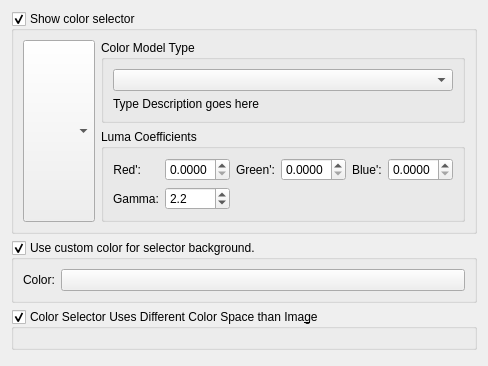
     <widget class="QWidget" name="tab_typeshape">
      <attribute name="title">
       <string>Color Selector</string>
      </attribute>
      <layout class="QVBoxLayout" name="verticalLayout_4">
       <item>
        <widget class="QGroupBox" name="chkShowColorSelector">
         <property name="title">
          <string>Show color selector</string>
         </property>
         <property name="checkable">
          <bool>true</bool>
         </property>
         <layout class="QHBoxLayout" name="horizontalLayout_13">
          <item>
           <layout class="QHBoxLayout" name="horizontalLayout_6">
            <item>
             <widget class="KisColorSelectorComboBox" name="colorSelectorConfiguration">
              <property name="sizePolicy">
               <sizepolicy hsizetype="Fixed" vsizetype="Preferred">
                <horstretch>0</horstretch>
                <verstretch>0</verstretch>
               </sizepolicy>
              </property>
             </widget>
            </item>
            <item>
             <layout class="QVBoxLayout" name="verticalLayout_2">
              <property name="spacing">
               <number>6</number>
              </property>
              <item>
               <widget class="QGroupBox" name="groupBox_5">
                <property name="title">
                 <string>Color Model Type</string>
                </property>
                <layout class="QVBoxLayout" name="verticalLayout_8">
                 <item>
                  <widget class="QComboBox" name="colorSelectorTypeComboBox">
                   <property name="sizePolicy">
                    <sizepolicy hsizetype="Minimum" vsizetype="Fixed">
                     <horstretch>0</horstretch>
                     <verstretch>0</verstretch>
                    </sizepolicy>
                   </property>
                  </widget>
                 </item>
                 <item>
                  <widget class="QLabel" name="ACSTypeDescriptionLabel">
                   <property name="sizePolicy">
                    <sizepolicy hsizetype="Preferred" vsizetype="Preferred">
                     <horstretch>0</horstretch>
                     <verstretch>0</verstretch>
                    </sizepolicy>
                   </property>
                   <property name="text">
                    <string notr="true">Type Description goes here</string>
                   </property>
                   <property name="alignment">
                    <set>Qt::AlignLeading|Qt::AlignLeft|Qt::AlignTop</set>
                   </property>
                   <property name="wordWrap">
                    <bool>true</bool>
                   </property>
                  </widget>
                 </item>
                </layout>
               </widget>
              </item>
              <item>
               <widget class="QGroupBox" name="lumaCoefficientGroupbox">
                <property name="sizePolicy">
                 <sizepolicy hsizetype="Preferred" vsizetype="Fixed">
                  <horstretch>0</horstretch>
                  <verstretch>0</verstretch>
                 </sizepolicy>
                </property>
                <property name="title">
                 <string>Luma Coefficients</string>
                </property>
                <layout class="QHBoxLayout" name="horizontalLayout_15">
                 <item>
                  <layout class="QGridLayout" name="gridLayout_5">
                   <property name="leftMargin">
                    <number>0</number>
                   </property>
                   <property name="rightMargin">
                    <number>0</number>
                   </property>
                   <property name="verticalSpacing">
                    <number>6</number>
                   </property>
                   <item row="0" column="0">
                    <widget class="QLabel" name="redlabel">
                     <property name="sizePolicy">
                      <sizepolicy hsizetype="Fixed" vsizetype="Preferred">
                       <horstretch>0</horstretch>
                       <verstretch>0</verstretch>
                      </sizepolicy>
                     </property>
                     <property name="text">
                      <string>Red':</string>
                     </property>
                     <property name="alignment">
                      <set>Qt::AlignRight|Qt::AlignTrailing|Qt::AlignVCenter</set>
                     </property>
                    </widget>
                   </item>
                   <item row="0" column="3">
                    <widget class="KisDoubleParseSpinBox" name="l_lumaG">
                     <property name="sizePolicy">
                      <sizepolicy hsizetype="Fixed" vsizetype="Minimum">
                       <horstretch>0</horstretch>
                       <verstretch>0</verstretch>
                      </sizepolicy>
                     </property>
                     <property name="minimumSize">
                      <size>
                       <width>50</width>
                       <height>0</height>
                      </size>
                     </property>
                     <property name="decimals">
                      <number>4</number>
                     </property>
                    </widget>
                   </item>
                   <item row="0" column="2">
                    <widget class="QLabel" name="greenlabel">
                     <property name="sizePolicy">
                      <sizepolicy hsizetype="Fixed" vsizetype="Preferred">
                       <horstretch>0</horstretch>
                       <verstretch>0</verstretch>
                      </sizepolicy>
                     </property>
                     <property name="text">
                      <string>Green':</string>
                     </property>
                    </widget>
                   </item>
                   <item row="0" column="4">
                    <widget class="QLabel" name="bluelabel">
                     <property name="sizePolicy">
                      <sizepolicy hsizetype="Fixed" vsizetype="Preferred">
                       <horstretch>0</horstretch>
                       <verstretch>0</verstretch>
                      </sizepolicy>
                     </property>
                     <property name="text">
                      <string>Blue':</string>
                     </property>
                    </widget>
                   </item>
                   <item row="0" column="1">
                    <widget class="KisDoubleParseSpinBox" name="l_lumaR">
                     <property name="sizePolicy">
                      <sizepolicy hsizetype="Fixed" vsizetype="Minimum">
                       <horstretch>0</horstretch>
                       <verstretch>0</verstretch>
                      </sizepolicy>
                     </property>
                     <property name="minimumSize">
                      <size>
                       <width>50</width>
                       <height>0</height>
                      </size>
                     </property>
                     <property name="decimals">
                      <number>4</number>
                     </property>
                    </widget>
                   </item>
                   <item row="0" column="5">
                    <widget class="KisDoubleParseSpinBox" name="l_lumaB">
                     <property name="sizePolicy">
                      <sizepolicy hsizetype="Fixed" vsizetype="Minimum">
                       <horstretch>0</horstretch>
                       <verstretch>0</verstretch>
                      </sizepolicy>
                     </property>
                     <property name="minimumSize">
                      <size>
                       <width>50</width>
                       <height>0</height>
                      </size>
                     </property>
                     <property name="decimals">
                      <number>4</number>
                     </property>
                    </widget>
                   </item>
                   <item row="1" column="1">
                    <widget class="KisDoubleParseSpinBox" name="SP_Gamma">
                     <property name="toolTip">
                      <string>&lt;html&gt;&lt;head/&gt;&lt;body&gt;&lt;p&gt;This sets the gamma value that the linearised HSY Luminosity is crunched with. 1 makes the selector fully linear, 2.2 is a practical default value.&lt;/p&gt;&lt;/body&gt;&lt;/html&gt;</string>
                     </property>
                     <property name="decimals">
                      <number>1</number>
                     </property>
                     <property name="minimum">
                      <double>-3.000000000000000</double>
                     </property>
                     <property name="maximum">
                      <double>3.000000000000000</double>
                     </property>
                     <property name="singleStep">
                      <double>0.100000000000000</double>
                     </property>
                     <property name="value">
                      <double>2.200000000000000</double>
                     </property>
                    </widget>
                   </item>
                   <item row="1" column="0">
                    <widget class="QLabel" name="gamma_label">
                     <property name="text">
                      <string>Gamma:</string>
                     </property>
                    </widget>
                   </item>
                  </layout>
                 </item>
                </layout>
               </widget>
              </item>
             </layout>
            </item>
           </layout>
          </item>
         </layout>
        </widget>
       </item>
       <item>
        <widget class="QGroupBox" name="useCustomColorForBackground">
         <property name="title">
          <string>Use custom color for selector background.</string>
         </property>
         <property name="checkable">
          <bool>true</bool>
         </property>
         <layout class="QFormLayout" name="formLayout_9">
          <item row="0" column="0">
           <widget class="QLabel" name="label_20">
            <property name="text">
             <string>Color:</string>
            </property>
           </widget>
          </item>
          <item row="0" column="1">
           <widget class="KisColorButton" name="customColorBackgroundSelector"/>
          </item>
         </layout>
        </widget>
       </item>
       <item>
        <widget class="QGroupBox" name="useDifferentColorSpaceCheckbox">
         <property name="minimumSize">
          <size>
           <width>0</width>
           <height>0</height>
          </size>
         </property>
         <property name="title">
          <string>Color Selector Uses Different Color Space than Ima&amp;ge</string>
         </property>
         <property name="checkable">
          <bool>true</bool>
         </property>
         <layout class="QVBoxLayout" name="verticalLayout_10">
          <item>
           <widget class="KisColorSpaceSelector" name="colorSpace" native="true">
            <property name="enabled">
             <bool>false</bool>
            </property>
            <property name="sizePolicy">
             <sizepolicy hsizetype="Preferred" vsizetype="Preferred">
              <horstretch>0</horstretch>
              <verstretch>0</verstretch>
             </sizepolicy>
            </property>
           </widget>
          </item>
         </layout>
        </widget>
       </item>
       <item>
        <spacer name="verticalSpacer_9">
         <property name="orientation">
          <enum>Qt::Vertical</enum>
         </property>
         <property name="sizeType">
          <enum>QSizePolicy::MinimumExpanding</enum>
         </property>
         <property name="sizeHint" stdset="0">
          <size>
           <width>20</width>
           <height>5</height>
          </size>
         </property>
        </spacer>
       </item>
      </layout>
     </widget>
